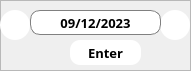
   <widget class="QFrame" name="PopupselectDay">
    <property name="geometry">
     <rect>
      <x>1370</x>
      <y>40</y>
      <width>191</width>
      <height>71</height>
     </rect>
    </property>
    <property name="styleSheet">
     <string notr="true">#PopupselectDay{
	background-color: white;
	border-radius: 15;
	border: 2px solid white;
}</string>
    </property>
    <property name="frameShape">
     <enum>QFrame::StyledPanel</enum>
    </property>
    <property name="frameShadow">
     <enum>QFrame::Raised</enum>
    </property>
    <widget class="QLabel" name="label_20">
     <property name="geometry">
      <rect>
       <x>40</x>
       <y>37</y>
       <width>31</width>
       <height>31</height>
      </rect>
     </property>
     <property name="text">
      <string/>
     </property>
     <property name="pixmap">
      <pixmap resource="ResourceFile.qrc">:/Icon/Image/icons8-calendar-48.png</pixmap>
     </property>
     <property name="scaledContents">
      <bool>true</bool>
     </property>
    </widget>
    <widget class="QPushButton" name="pushButton_SelectedDay">
     <property name="geometry">
      <rect>
       <x>70</x>
       <y>40</y>
       <width>71</width>
       <height>25</height>
      </rect>
     </property>
     <property name="font">
      <font>
       <family>Samsung Sharp Sans</family>
       <pointsize>10</pointsize>
       <bold>true</bold>
      </font>
     </property>
     <property name="styleSheet">
      <string notr="true">#pushButton_SelectedDay
{
	border: 0px solid white;
	background-color: white;
	border-radius: 10px;
}
#pushButton_SelectedDay::pressed
{
	background-color: #99FFFF;
	border-style: inset;
}
#pushButton_SelectedDay::hover
{
	background-color: #BBBBBB;
	border-style: inset;
}</string>
     </property>
     <property name="text">
      <string>Enter</string>
     </property>
     <property name="icon">
      <iconset resource="ResourceFile.qrc">
       <normaloff>:/Icon/Image/icons8-next-50.png</normaloff>:/Icon/Image/icons8-next-50.png</iconset>
     </property>
     <property name="iconSize">
      <size>
       <width>20</width>
       <height>20</height>
      </size>
     </property>
    </widget>
    <widget class="QPushButton" name="pushButton_back_day">
     <property name="geometry">
      <rect>
       <x>0</x>
       <y>10</y>
       <width>30</width>
       <height>30</height>
      </rect>
     </property>
     <property name="styleSheet">
      <string notr="true">#pushButton_back_day
{
	background-color: white ;
	border-radius: 15;
}
#pushButton_back_day:pressed
{
	background-color: white;
	border-style: inset;
}
#pushButton_back_day:hover
{
	background-color: #CCFFFF;
	border-style: inset;
}</string>
     </property>
     <property name="text">
      <string/>
     </property>
     <property name="icon">
      <iconset resource="ResourceFile.qrc">
       <normaloff>:/Icon/Image/back.png</normaloff>:/Icon/Image/back.png</iconset>
     </property>
     <property name="iconSize">
      <size>
       <width>30</width>
       <height>30</height>
      </size>
     </property>
    </widget>
    <widget class="QPushButton" name="pushButton_next_day">
     <property name="geometry">
      <rect>
       <x>160</x>
       <y>10</y>
       <width>30</width>
       <height>30</height>
      </rect>
     </property>
     <property name="styleSheet">
      <string notr="true">#pushButton_next_day
{
	background-color :white ;
	border-radius: 15;
}
#pushButton_next_day:pressed
{
	background-color: white;
	border-style: inset;
}
#pushButton_next_day:hover
{
	background-color: #CCFFFF;
	border-style: inset;
}</string>
     </property>
     <property name="text">
      <string/>
     </property>
     <property name="icon">
      <iconset resource="ResourceFile.qrc">
       <normaloff>:/Icon/Image/next.png</normaloff>:/Icon/Image/next.png</iconset>
     </property>
     <property name="iconSize">
      <size>
       <width>30</width>
       <height>30</height>
      </size>
     </property>
    </widget>
    <widget class="QLabel" name="label_date_select">
     <property name="geometry">
      <rect>
       <x>30</x>
       <y>10</y>
       <width>131</width>
       <height>25</height>
      </rect>
     </property>
     <property name="font">
      <font>
       <family>Samsung Sharp Sans</family>
       <pointsize>10</pointsize>
       <bold>true</bold>
      </font>
     </property>
     <property name="styleSheet">
      <string notr="true">#label_date_select{
	background-color: white;
	border-radius: 10;
	border: 1px solid gray;
	color: black
}</string>
     </property>
     <property name="text">
      <string>09/12/2023</string>
     </property>
     <property name="alignment">
      <set>Qt::AlignCenter</set>
     </property>
    </widget>
   </widget>
